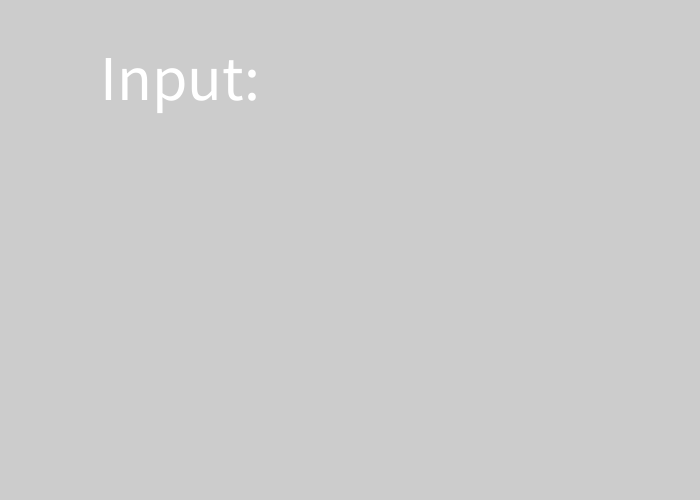
Frame 1 (no input)
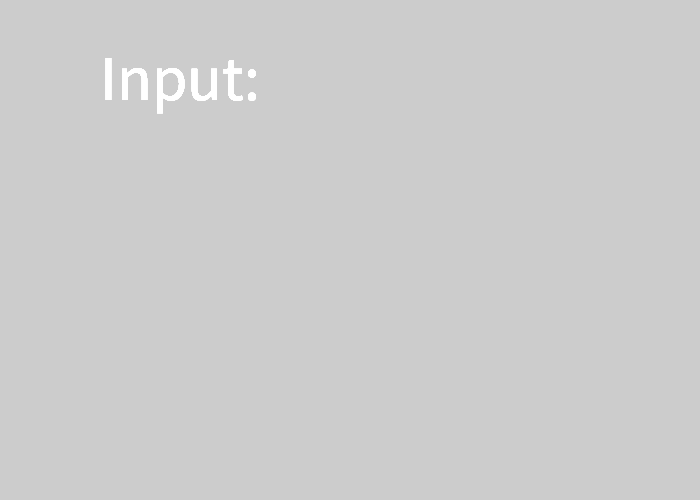
Frame 60 (the mouse pressed at the canvas centre just before this capture)
Frame 120 (the mouse held since frame 60 and released just before this capture): identical to frame 60, image omitted

The Processing sketch that drew these frames (run headless with seeded random() and noise(); from frame 60 on, the mouse is pressed at the canvas centre):

// Processing sketch: Week06_3_if_alphabet
// ── Week06_3_if_alphabet.pde
void setup(){
  size(700,500);
  textSize(64);
}

String line= "Input: ";
void draw(){
  text(line,100,100);
}
void keyPressed(){
  if(key>='A' && key<='Z') line +=key;
  if(key>='a' && key<='z') line += key;
}
